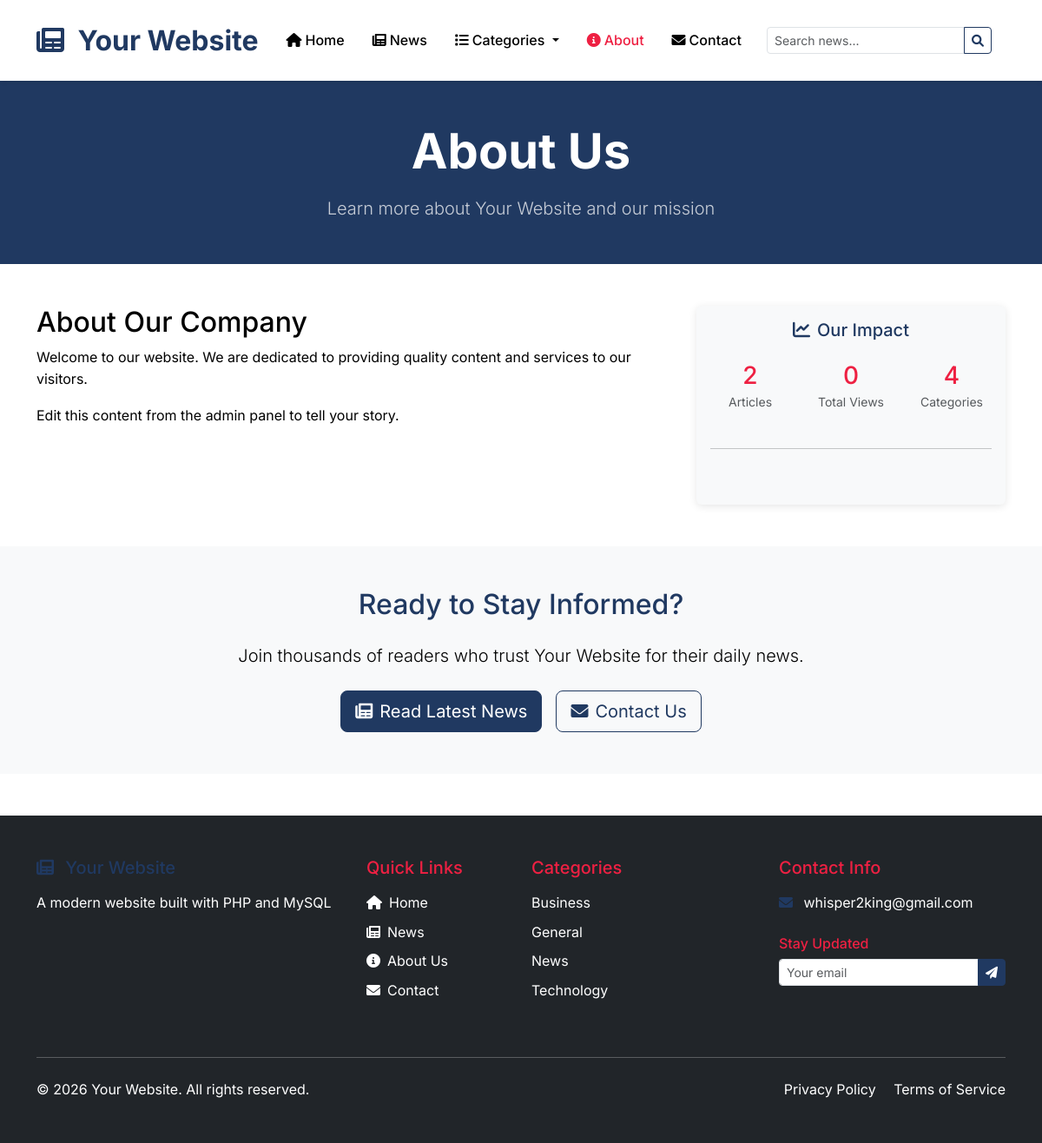
Page /about.php on the committed database.
### tables this page shows
CREATE TABLE site_settings (
    id INT AUTO_INCREMENT PRIMARY KEY,
    setting_name VARCHAR(100) UNIQUE NOT NULL,
    setting_value LONGTEXT,
    setting_type ENUM('text', 'textarea', 'number', 'boolean', 'image', 'json') DEFAULT 'text',
    category VARCHAR(50) DEFAULT 'general',
    description TEXT,
    updated_at TIMESTAMP DEFAULT CURRENT_TIMESTAMP ON UPDATE CURRENT_TIMESTAMP
);

CREATE TABLE pages (
    id INT AUTO_INCREMENT PRIMARY KEY,
    title VARCHAR(200) NOT NULL,
    slug VARCHAR(200) UNIQUE NOT NULL,
    content LONGTEXT NOT NULL,
    page_template ENUM('default', 'about', 'contact') DEFAULT 'default',
    meta_title VARCHAR(200),
    meta_description VARCHAR(300),
    status ENUM('draft', 'published') DEFAULT 'published',
    author_id INT,
    created_at TIMESTAMP DEFAULT CURRENT_TIMESTAMP,
    updated_at TIMESTAMP DEFAULT CURRENT_TIMESTAMP ON UPDATE CURRENT_TIMESTAMP,
    FOREIGN KEY (author_id) REFERENCES admin_users(id) ON DELETE SET NULL,
    INDEX idx_slug (slug)
);

CREATE TABLE categories (
    id INT AUTO_INCREMENT PRIMARY KEY,
    name VARCHAR(100) NOT NULL UNIQUE,
    slug VARCHAR(100) NOT NULL UNIQUE,
    description TEXT,
    color VARCHAR(7) DEFAULT '#007bff',
    created_at TIMESTAMP DEFAULT CURRENT_TIMESTAMP
);

### config/database.php (called while the page is built, shortened)
<?php
class Database {
    private $host = DB_HOST;
    private $db_name = DB_NAME;
    private $username = DB_USER;
    private $password = DB_PASS;
    private $conn = null;
    public function connect() {
        if ($this->conn == null) {
            try {
                $this->conn = new PDO(
                    "mysql:host=" . $this->host . ";dbname=" . $this->db_name . ";charset=utf8mb4",
                    $this->username,
                    $this->password,
                    [
                        PDO::ATTR_ERRMODE => PDO::ERRMODE_EXCEPTION,
                        PDO::ATTR_DEFAULT_FETCH_MODE => PDO::FETCH_ASSOC,
                        PDO::ATTR_EMULATE_PREPARES => false
                    ]
                );
            } catch(PDOException $e) {
                echo "Connection Error: " . $e->getMessage();
                die();
            }
        }
        return $this->conn;
    }
}
$database = new Database();
$pdo = $database->connect();
function get_setting($name, $default = '') {
    global $pdo;
    try {
        $stmt = $pdo->prepare("SELECT setting_value FROM site_settings WHERE setting_name = ?");
        $stmt->execute([$name]);
        $result = $stmt->fetch();
        return $result ? $result['setting_value'] : $default;
    } catch(PDOException $e) {
        return $default;
    }
}
function get_page_by_slug($slug) {
    global $pdo;
    try {
        $stmt = $pdo->prepare("SELECT * FROM pages WHERE slug = ? AND status = 'published'");
        $stmt->execute([$slug]);
        return $stmt->fetch();
    } catch(PDOException $e) {
        return false;
    }
}
function get_categories() {
    global $pdo;
    try {
        $stmt = $pdo->prepare("SELECT * FROM categories ORDER BY name");
        $stmt->execute();
        return $stmt->fetchAll();
    } catch(PDOException $e) {
        return [];
    }
}
?>

### includes/functions.php (called while the page is built, shortened)
<?php
require_once dirname(__DIR__) . '/config/database.php';
function get_total_posts() {
    global $pdo;
    try {
        $stmt = $pdo->prepare("SELECT COUNT(*) FROM posts WHERE status = 'published'");
        $stmt->execute();
        return $stmt->fetchColumn();
    } catch(PDOException $e) {
        return 0;
    }
}
function get_total_views() {
    global $pdo;
    try {
        $stmt = $pdo->prepare("SELECT SUM(views_count) FROM posts");
        $stmt->execute();
        return $stmt->fetchColumn() ?: 0;
    } catch(PDOException $e) {
        return 0;
    }
}
?>

### about.php (the view, shortened to what this page needs)
<?php
require_once 'config/database.php';
require_once 'includes/functions.php';
$about_page = get_page_by_slug('about');
$page_title = $about_page ? $about_page['title'] : 'About Us';
$total_posts = get_total_posts();
$total_views = get_total_views();
$total_categories = count(get_categories());
include 'includes/header.php';
?>
<section class="bg-primary text-white py-5">
    <div class="container">
        <div class="row align-items-center">
            <div class="col-lg-8 mx-auto text-center">
                <h1 class="display-4 fw-bold mb-3">
                    <?php echo htmlspecialchars($page_title); ?>
                </h1>
                <p class="lead mb-0 opacity-75">
                    Learn more about <?php echo get_setting('site_name', 'Newspower'); ?> and our mission
                </p>
            </div>
        </div>
    </div>
</section>
<section class="py-5">
    <div class="container">
        <div class="row">
            <div class="col-lg-8">
                <?php if ($about_page): ?>
                    <div class="about-content">
                        <?php echo $about_page['content']; ?>
                    </div>
                <?php endif; ?>
            </div>
            <div class="col-lg-4">
                <div class="card mb-4 bg-light">
                    <div class="card-body text-center">
                        <h5 class="text-primary mb-4">
                            <i class="fas fa-chart-line me-2"></i>Our Impact
                        </h5>
                        <div class="row">
                            <div class="col-4">
                                <div class="stat-item mb-3">
                                    <h3 class="text-secondary mb-0"><?php echo number_format($total_posts); ?></h3>
                                    <small class="text-muted">Articles</small>
                                </div>
                            </div>
                            <div class="col-4">
                                <div class="stat-item mb-3">
                                    <h3 class="text-secondary mb-0"><?php echo number_format($total_views); ?></h3>
                                    <small class="text-muted">Total Views</small>
                                </div>
                            </div>
                            <div class="col-4">
                                <div class="stat-item mb-3">
                                    <h3 class="text-secondary mb-0"><?php echo $total_categories; ?></h3>
                                    <small class="text-muted">Categories</small>
                                </div>
                            </div>
                        </div>
                        <hr class="my-4">
                    </div>
                </div>
            </div>
        </div>
    </div>
</section>
<section class="bg-light py-5">
    <div class="container">
        <div class="row">
            <div class="col-lg-8 mx-auto text-center">
                <h2 class="text-primary mb-4">Ready to Stay Informed?</h2>
                <p class="lead mb-4">
                    Join thousands of readers who trust <?php echo get_setting('site_name', 'Newspower'); ?> for their
                    daily news.
                </p>
                <div class="d-flex flex-column flex-sm-row justify-content-center gap-3">
                    <a href="<?php echo SITE_URL; ?>/blog.php" class="btn btn-primary btn-lg">
                        <i class="fas fa-newspaper me-2"></i>Read Latest News
                    </a>
                    <a href="<?php echo SITE_URL; ?>/contact.php" class="btn btn-outline-primary btn-lg">
                        <i class="fas fa-envelope me-2"></i>Contact Us
                    </a>
                </div>
            </div>
        </div>
    </div>
</section>
<?php include 'includes/footer.php'; ?>

### includes/nav.php (shortened to what this page needs)
<nav class="navbar navbar-expand-lg navbar-light bg-white sticky-top">
    <div class="container">
        <a class="navbar-brand" href="<?php echo SITE_URL; ?>">
            <?php
            $site_logo = get_setting('site_logo');
            if ($site_logo):
                ?>
                <img src="<?php echo SITE_URL . '/' . $site_logo; ?>"
                    alt="<?php echo get_setting('site_name', 'Newspower'); ?>" height="40" class="me-2">
            <?php else: ?>
                <i class="fas fa-newspaper me-2"></i>
                <?php echo get_setting('site_name', 'Newspower'); ?>
            <?php endif; ?>
        </a>
        <div class="collapse navbar-collapse" id="navbarNav">
            <ul class="navbar-nav me-auto">
                <li class="nav-item">
                    <a class="nav-link <?php echo basename($_SERVER['PHP_SELF']) == 'index.php' ? 'active' : ''; ?>"
                        href="<?php echo SITE_URL; ?>">
                        <i class="fas fa-home me-1"></i>Home
                    </a>
                </li>
                <li class="nav-item">
                    <a class="nav-link <?php echo basename($_SERVER['PHP_SELF']) == 'blog.php' ? 'active' : ''; ?>"
                        href="<?php echo SITE_URL; ?>/blog.php">
                        <i class="fas fa-newspaper me-1"></i>News
                    </a>
                </li>
                <?php
                $categories = get_categories();
                if (!empty($categories)):
                    ?>
                    <li class="nav-item dropdown">
                        <a class="nav-link dropdown-toggle" href="#" id="categoriesDropdown" role="button"
                            data-bs-toggle="dropdown">
                            <i class="fas fa-list me-1"></i>Categories
                        </a>
                    </li>
                <?php endif; ?>
                <li class="nav-item">
                    <a class="nav-link <?php echo basename($_SERVER['PHP_SELF']) == 'about.php' ? 'active' : ''; ?>"
                        href="<?php echo SITE_URL; ?>/about.php">
                        <i class="fas fa-info-circle me-1"></i>About
                    </a>
                </li>
                <li class="nav-item">
                    <a class="nav-link <?php echo basename($_SERVER['PHP_SELF']) == 'contact.php' ? 'active' : ''; ?>"
                        href="<?php echo SITE_URL; ?>/contact.php">
                        <i class="fas fa-envelope me-1"></i>Contact
                    </a>
                </li>
            </ul>
            <form class="d-flex me-3" method="GET" action="<?php echo SITE_URL; ?>/blog.php">
                <div class="input-group">
                    <input class="form-control form-control-sm" type="search" name="search" placeholder="Search news..."
                        value="<?php echo isset($_GET['search']) ? htmlspecialchars($_GET['search']) : ''; ?>">
                    <button class="btn btn-outline-primary btn-sm" type="submit">
                        <i class="fas fa-search"></i>
                    </button>
                </div>
            </form>
        </div>
    </div>
</nav>

### includes/footer.php (shortened to what this page needs)
<footer class="bg-dark text-white mt-5">
    <div class="container py-5">
        <div class="row">
            <div class="col-lg-4 col-md-6 mb-4">
                <h5 class="text-primary mb-3">
                    <i class="fas fa-newspaper me-2"></i>
                </h5>
                <p class="mb-3">
                    <?php echo get_setting('site_description', 'Newspower is a leading online news platform dedicated to delivering accurate, timely, and insightful news coverage to our readers.'); ?>
                </p>
            </div>
            <div class="col-lg-2 col-md-6 mb-4">
                <h5 class="text-secondary mb-3">Quick Links</h5>
                <ul class="list-unstyled">
                    <li class="mb-2">
                        <a href="<?php echo SITE_URL; ?>" class="text-white text-decoration-none">
                            <i class="fas fa-home me-2"></i>Home
                        </a>
                    </li>
                    <li class="mb-2">
                        <a href="<?php echo SITE_URL; ?>/blog.php" class="text-white text-decoration-none">
                            <i class="fas fa-newspaper me-2"></i>News
                        </a>
                    </li>
                    <li class="mb-2">
                        <a href="<?php echo SITE_URL; ?>/about.php" class="text-white text-decoration-none">
                            <i class="fas fa-info-circle me-2"></i>About Us
                        </a>
                    </li>
                    <li class="mb-2">
                        <a href="<?php echo SITE_URL; ?>/contact.php" class="text-white text-decoration-none">
                            <i class="fas fa-envelope me-2"></i>Contact
                        </a>
                    </li>
                </ul>
            </div>
            <div class="col-lg-3 col-md-6 mb-4">
                <h5 class="text-secondary mb-3">Categories</h5>
                <ul class="list-unstyled">
                    <?php
                    $footer_categories = get_categories();
                    foreach (array_slice($footer_categories, 0, 6) as $category):
                    ?>
                    <li class="mb-2">
                        <a href="<?php echo SITE_URL; ?>/blog.php?category=<?php echo urlencode($category['slug']); ?>" class="text-white text-decoration-none">
                              <?php echo htmlspecialchars($category['name']); ?>
                        </a>
                    </li>
                    <?php endforeach; ?>
                </ul>
            </div>
            <div class="col-lg-3 col-md-6 mb-4">
                <h5 class="text-secondary mb-3">Contact Info</h5>
                <?php if (get_setting('contact_email')): ?>
                <div class="mb-3">
                    <i class="fas fa-envelope me-2 text-primary"></i>
                    <a href="mailto:<?php echo get_setting('contact_email'); ?>" class="text-white text-decoration-none">
                        <?php echo get_setting('contact_email'); ?>
                    </a>
                </div>
                <?php endif; ?>
                <div class="mt-4">
                    <h6 class="text-secondary mb-2">Stay Updated</h6>
                    <form action="<?php echo SITE_URL; ?>/api/newsletter.php" method="POST" class="newsletter-form">
                        <div class="input-group input-group-sm">
                            <input type="email" class="form-control" placeholder="Your email" name="email" required>
                            <button class="btn btn-primary" type="submit">
                                <i class="fas fa-paper-plane"></i>
                            </button>
                        </div>
                    </form>
                </div>
            </div>
        </div>
        <hr class="my-4">
        <div class="row align-items-center">
            <div class="col-md-6">
                <p class="mb-0">
                    &copy; <?php echo date('Y'); ?> <?php echo get_setting('site_name', 'Newspower'); ?>. All rights reserved.
                </p>
            </div>
            <div class="col-md-6 text-md-end">
                <p class="mb-0">
                    <a href="<?php echo SITE_URL; ?>/privacy.php" class="text-white text-decoration-none me-3">Privacy Policy</a>
                    <a href="<?php echo SITE_URL; ?>/terms.php" class="text-white text-decoration-none">Terms of Service</a>
                </p>
            </div>
        </div>
    </div>
</footer>
</body>
</html>

### rows in the picture
site_settings: setting_value "Your Website"
pages: title "About Us", content "About Our Company Welcome to our website. We are dedicated to providing quality content and services to our visitors. Edit this content from the admin panel to tell your story."
site_settings: setting_value "A modern website built with PHP and MySQL"
categories: name "Business"
categories: name "General"
categories: name "News"
categories: name "Technology"
site_settings: setting_value "whisper2king@gmail.com"

### other values in the picture
$total_posts "2"
$total_views "0"
$total_categories "4"
